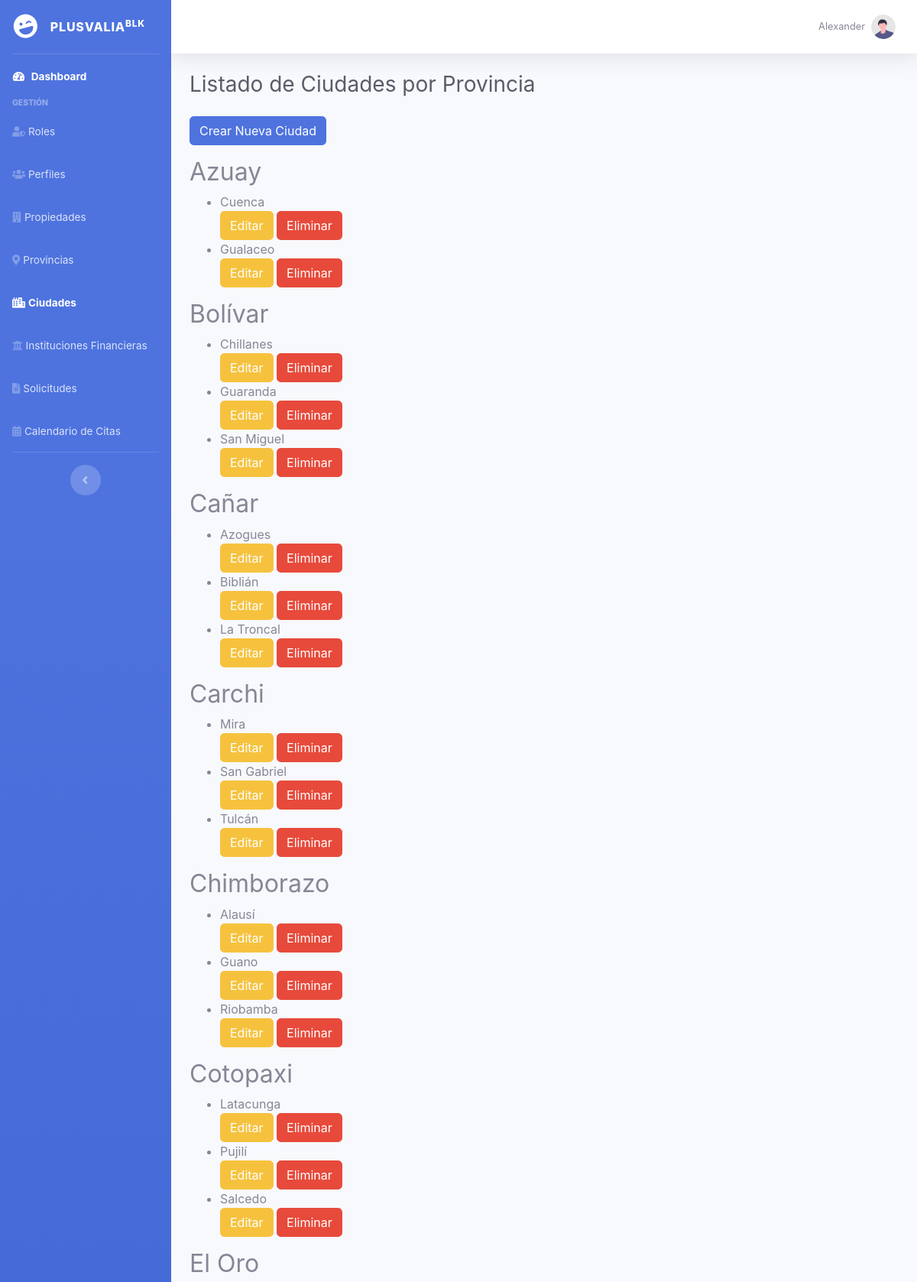
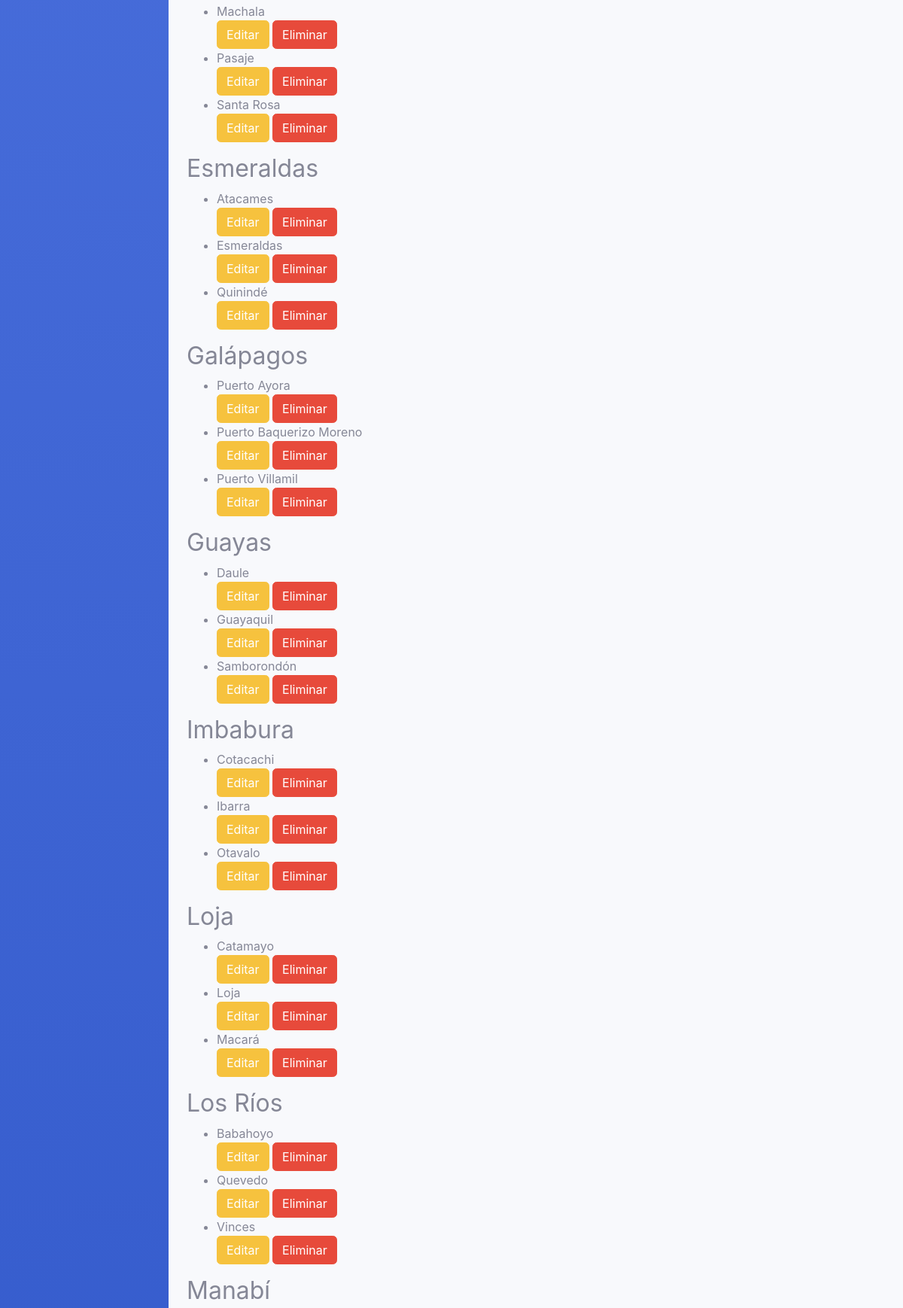
The app's page /WEB/Knd/index.php?controller=ciudad&action=index (signed in, upper part) with its own data (2 pictures, top to bottom).
### tables this page shows
CREATE TABLE `ciudades` (
  `ciudad_id` int(11) NOT NULL,
  `ciudad_nombre` varchar(100) NOT NULL,
  `provincia_id` int(11) NOT NULL
);

CREATE TABLE `provincias` (
  `provincia_id` int(11) NOT NULL,
  `provincia_nombre` varchar(100) NOT NULL
);

### WEB/Knd/controllers/CiudadController.php (called while the page is built, shortened)
<?php
class CiudadController {
    public function index() {
        require_once 'views/ciudad/index.php';
    }
}
?>

### WEB/Knd/views/ciudad/index.php (the view, shortened to what this page needs)
<?php
global $pdo;
?>
<!DOCTYPE html>
<html lang="en">
<head>
    <link href="vendor/fontawesome-free/css/all.min.css" rel="stylesheet">
    <link href="css/sb-admin-2.min.css" rel="stylesheet">
    <link rel="stylesheet" href="https://cdn.jsdelivr.net/npm/sweetalert2@11/dist/sweetalert2.min.css">
</head>
<body id="page-top">
    <div id="wrapper">
        <ul class="navbar-nav bg-gradient-primary sidebar sidebar-dark accordion" id="accordionSidebar">
            <a class="sidebar-brand d-flex align-items-center justify-content-center" href="http://localhost/knd/index.php?controller=dashboard&action=index">
                <div class="sidebar-brand-icon rotate-n-15">
                    <i class="fas fa-laugh-wink"></i>
                </div>
                <div class="sidebar-brand-text mx-3">Plusvalia<sup>Blk</sup></div>
            </a>
            <hr class="sidebar-divider my-0">
            <li class="nav-item active">
                <a class="nav-link" href="http://localhost/knd/index.php?controller=dashboard&action=index">
                    <i class="fas fa-fw fa-tachometer-alt"></i>
                    <span>Dashboard</span></a>
            </li>
            <div class="sidebar-heading">Gestión</div>
            <li class="nav-item"><a class="nav-link" href="index.php?controller=rol&action=index"><i class="fas fa-user-shield"></i><span>Roles</span></a></li>
            <li class="nav-item"><a class="nav-link" href="index.php?controller=perfil&action=index"><i class="fas fa-users"></i><span>Perfiles</span></a></li>
            <li class="nav-item"><a class="nav-link" href="index.php?controller=propiedad&action=index"><i class="fas fa-building"></i><span>Propiedades</span></a></li>
            <li class="nav-item"><a class="nav-link" href="index.php?controller=provincia&action=index"><i class="fas fa-map-marker-alt"></i><span>Provincias</span></a></li>
            <li class="nav-item active"><a class="nav-link" href="index.php?controller=ciudad&action=index"><i class="fas fa-city"></i><span>Ciudades</span></a></li>
            <li class="nav-item"><a class="nav-link" href="index.php?controller=fininstitucion&action=index"><i class="fas fa-university"></i><span>Instituciones Financieras</span></a></li>
            <li class="nav-item"><a class="nav-link" href="index.php?controller=solicitudes&action=index"><i class="fas fa-file-alt"></i><span>Solicitudes</span></a></li>
            <li class="nav-item"><a class="nav-link" href="views/admin/admin_calendar.php"><i class="fas fa-calendar-alt"></i><span>Calendario de Citas</span></a></li>
            <hr class="sidebar-divider d-none d-md-block">
            <div class="text-center d-none d-md-inline">
                <button class="rounded-circle border-0" id="sidebarToggle"></button>
            </div>
        </ul>
        <div id="content-wrapper" class="d-flex flex-column">
            <div id="content">
            <nav class="navbar navbar-expand navbar-light bg-white topbar mb-4 static-top shadow">
                    <ul class="navbar-nav ml-auto">
                        <li class="nav-item dropdown no-arrow">
                            <a class="nav-link dropdown-toggle" href="#" id="userDropdown" role="button"
                                data-toggle="dropdown" aria-haspopup="true" aria-expanded="false">
                                <span class="mr-2 d-none d-lg-inline text-gray-600 small">
                                    <?php echo $_SESSION['user_name']; ?>
                                </span>
                                <img class="img-profile rounded-circle" src="img/undraw_profile.svg">
                            </a>
                        </li>
                    </ul>
                </nav>
                <div class="container-fluid">
                    <h1 class="h3 mb-4 text-gray-800">Listado de Ciudades por Provincia</h1>
                    <a href="index.php?controller=ciudad&action=create" class="btn btn-primary mb-3">Crear Nueva Ciudad</a>
                    <?php
                    try {
                        $stmt = $pdo->query("SELECT p.provincia_nombre, c.ciudad_id, c.ciudad_nombre FROM ciudades c JOIN provincias p ON c.provincia_id = p.provincia_id ORDER BY p.provincia_nombre, c.ciudad_nombre");
                        $ciudades = $stmt->fetchAll(PDO::FETCH_ASSOC);
                    } catch (PDOException $e) {
                        echo "<p>Error al cargar las ciudades: " . $e->getMessage() . "</p>";
                        exit;
                    }
                    $provinciaActual = null;
                    foreach ($ciudades as $ciudad):
                        if ($ciudad['provincia_nombre'] != $provinciaActual):
                            if ($provinciaActual !== null): ?>
                                </ul>
                            <?php endif; ?>
                            <h2><?php echo htmlspecialchars($ciudad['provincia_nombre']); ?></h2>
                            <ul>
                        <?php
                        $provinciaActual = $ciudad['provincia_nombre'];
                        endif;
                        ?>
                        <li>
                            <?php echo htmlspecialchars($ciudad['ciudad_nombre']); ?>
                            <div class="action-buttons">
                                <a href="index.php?controller=ciudad&action=edit&id=<?php echo $ciudad['ciudad_id']; ?>" class="btn btn-warning">Editar</a>
                                <button class="btn btn-danger btn-delete" data-id="<?php echo $ciudad['ciudad_id']; ?>">Eliminar</button>
                            </div>
                        </li>
                    <?php endforeach; ?>
                    </ul>
                </div>
            </div>
        </div>
    </div>
</body>
</html>

### records on screen
ciudades: provincia.provincia_nombre "Azuay", ciudad_nombre "Cuenca"
ciudades: ciudad_nombre "Gualaceo"
ciudades: provincia.provincia_nombre "Bolívar", ciudad_nombre "Chillanes"
ciudades: ciudad_nombre "Guaranda"
ciudades: ciudad_nombre "San Miguel"
ciudades: provincia.provincia_nombre "Cañar", ciudad_nombre "Azogues"
ciudades: ciudad_nombre "Biblián"
ciudades: ciudad_nombre "La Troncal"
ciudades: provincia.provincia_nombre "Carchi", ciudad_nombre "Mira"
ciudades: ciudad_nombre "San Gabriel"
ciudades: ciudad_nombre "Tulcán"
ciudades: provincia.provincia_nombre "Chimborazo", ciudad_nombre "Alausí"
ciudades: ciudad_nombre "Guano"
ciudades: ciudad_nombre "Riobamba"
ciudades: provincia.provincia_nombre "Cotopaxi", ciudad_nombre "Latacunga"
ciudades: ciudad_nombre "Pujilí"
ciudades: ciudad_nombre "Salcedo"
ciudades: provincia.provincia_nombre "El Oro", ciudad_nombre "Machala"
ciudades: ciudad_nombre "Pasaje"
ciudades: ciudad_nombre "Santa Rosa"
ciudades: provincia.provincia_nombre "Esmeraldas", ciudad_nombre "Atacames"
ciudades: ciudad_nombre "Esmeraldas"
ciudades: ciudad_nombre "Quinindé"
ciudades: provincia.provincia_nombre "Galápagos", ciudad_nombre "Puerto Ayora"
ciudades: ciudad_nombre "Puerto Baquerizo Moreno"
ciudades: ciudad_nombre "Puerto Villamil"
ciudades: provincia.provincia_nombre "Guayas", ciudad_nombre "Daule"
ciudades: ciudad_nombre "Guayaquil"
ciudades: ciudad_nombre "Samborondón"
ciudades: provincia.provincia_nombre "Imbabura", ciudad_nombre "Cotacachi"
ciudades: ciudad_nombre "Ibarra"
ciudades: ciudad_nombre "Otavalo"
ciudades: provincia.provincia_nombre "Loja", ciudad_nombre "Catamayo"
ciudades: ciudad_nombre "Loja"
ciudades: ciudad_nombre "Macará"
ciudades: provincia.provincia_nombre "Los Ríos", ciudad_nombre "Babahoyo"
ciudades: ciudad_nombre "Quevedo"
ciudades: ciudad_nombre "Vinces"
ciudades: provincia.provincia_nombre "Manabí"

### other values on screen
$_SESSION['user_name'] "Alexander"
